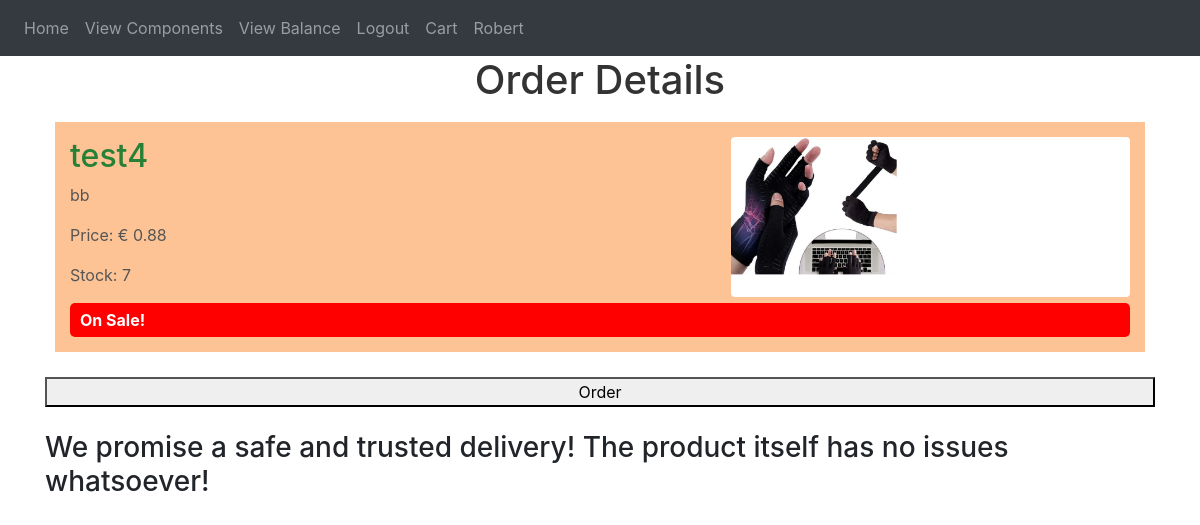
The app's page /order/1 (signed in), older data.
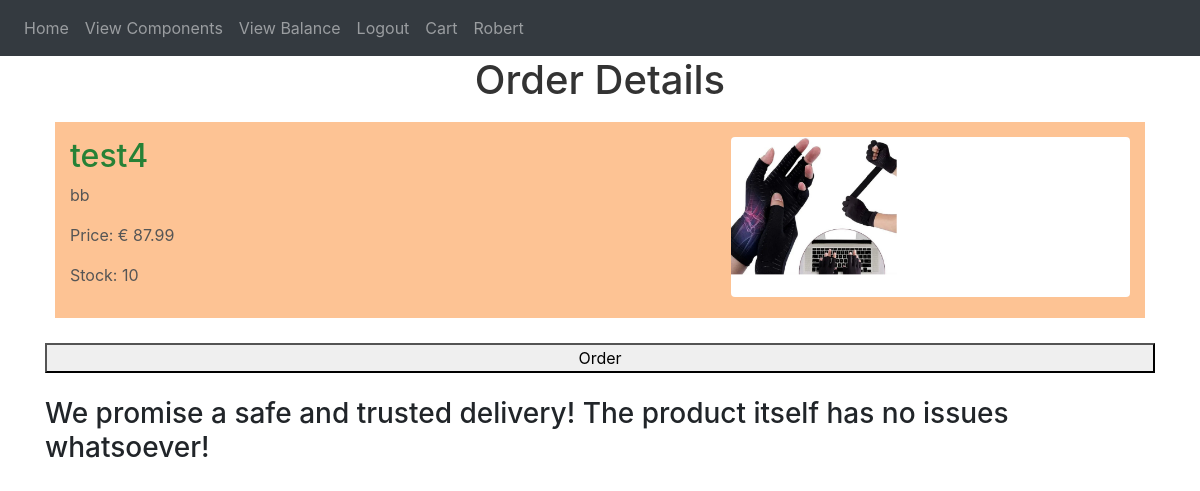
The same page, newer data.
### website/models.py (models this page shows)
class Component(db.Model):
    id = db.Column(db.Integer, primary_key=True)
    name = db.Column(db.String(100), nullable=False)
    description = db.Column(db.Text, nullable=False)
    image_url = db.Column(db.String(200), nullable=False)
    price = db.Column(db.Float, nullable=False)
    stock = db.Column(db.Integer, nullable=False)
    rating = db.Column(db.Float, nullable=True)
    priceModifier = db.Column(db.Float, nullable=False, default=1)
    isOnSale = db.Column(db.Boolean, default=False)
    created_at = db.Column(db.DateTime, default=datetime.utcnow)

### website/views.py (the view, shortened to what this page needs)
@views.route("/order/<CompoID>",methods=['GET','POST'])
@login_required
def order(CompoID):
    user_orders = get_user_orders(current_user.id)
    print(f"User  ID: {current_user.id}, Orders: {user_orders}")  # Debugging line
    currencyMultiplier = 0
    currencySymbol="None"
    if current_user.Country == "LT":
        currencyMultiplier = 1.10
        currencySymbol = "€"
    if current_user.Country == "USA":
        currencyMultiplier = 1
        currencySymbol = "$"
    components = Component.query.all()
    if current_user.is_authenticated:
        user_id = current_user.get_id()
    else:
        flash('You need to log in to add items to your cart', category='danger')
        return redirect(url_for('auth.login'))
    compo_id = request.args.get('componentID')
    component = Component.query.filter_by(id=CompoID).first()
    id2 = CompoID
    return render_template('order.html', component=component, user=current_user,currencyMultiplier=currencyMultiplier,currencySymbol=currencySymbol)

### website/views.py (called while the page is built)
def get_user_orders(user_id):
    return Order.query.filter_by(user_id=user_id).all()

### website/templates/order.html (shortened to what this page needs)
{% extends "base.html" %}
{% block link %}
<link rel="stylesheet" type="text/css" href="static/design.css">
{% endblock %}
{% block content %}
<h1>Order Details</h1>
<div class="component-container">
    {% if component.isOnSale %}
        <img class="component-image" src="{{ url_for('static', filename='images/' + component.image_url) }}" alt="{{ component.name }}">
        <h2 class="component-name">{{ component.name }}</h2>
        <p class="component-description">{{ component.description }}</p>
        <p class="component-price">Price: {{ currencySymbol }} {{ (component.price * currencyMultiplier * component.priceModifier) | round(2) }}</p>
        <p class="component-stock">Stock: {{ component.stock }}</p>
        <div class="sale-tag">On Sale!</div>
    {% else %}
        <img class="component-image" src="{{ url_for('static', filename='images/' + component.image_url) }}" alt="{{ component.name }}">
        <h2 class="component-name">{{ component.name }}</h2>
        <p class="component-description">{{ component.description }}</p>
        <p class="component-price">Price: {{ currencySymbol }} {{ (component.price * currencyMultiplier) | round(2) }}</p>
        <p class="component-stock">Stock: {{ component.stock }}</p>
    {% endif %}
</div>
<form action="/order/{{ component.id }}" method="POST">
    <button type="submit">Order</button>
</form>
<br/>
<h3>We promise a safe and trusted delivery! The product itself has no issues whatsoever!</h3>
{% endblock %}

Row changes from the older to the newer data that the page shows:
changed Component "test4": image_url: picture added; isOnSale True → False (drawn); (component.price*currencyMultiplier)|round(2) (not shown) → "87.99"; image_url: picture removed; price+priceModifier "0.88" → (not shown); stock "7" → "10"
Text that changed along with them:
{{ currencySymbol }}: (not shown) → "€"
{{ currencySymbol }}: "€" → (not shown)
text no longer shown: "On Sale!"
